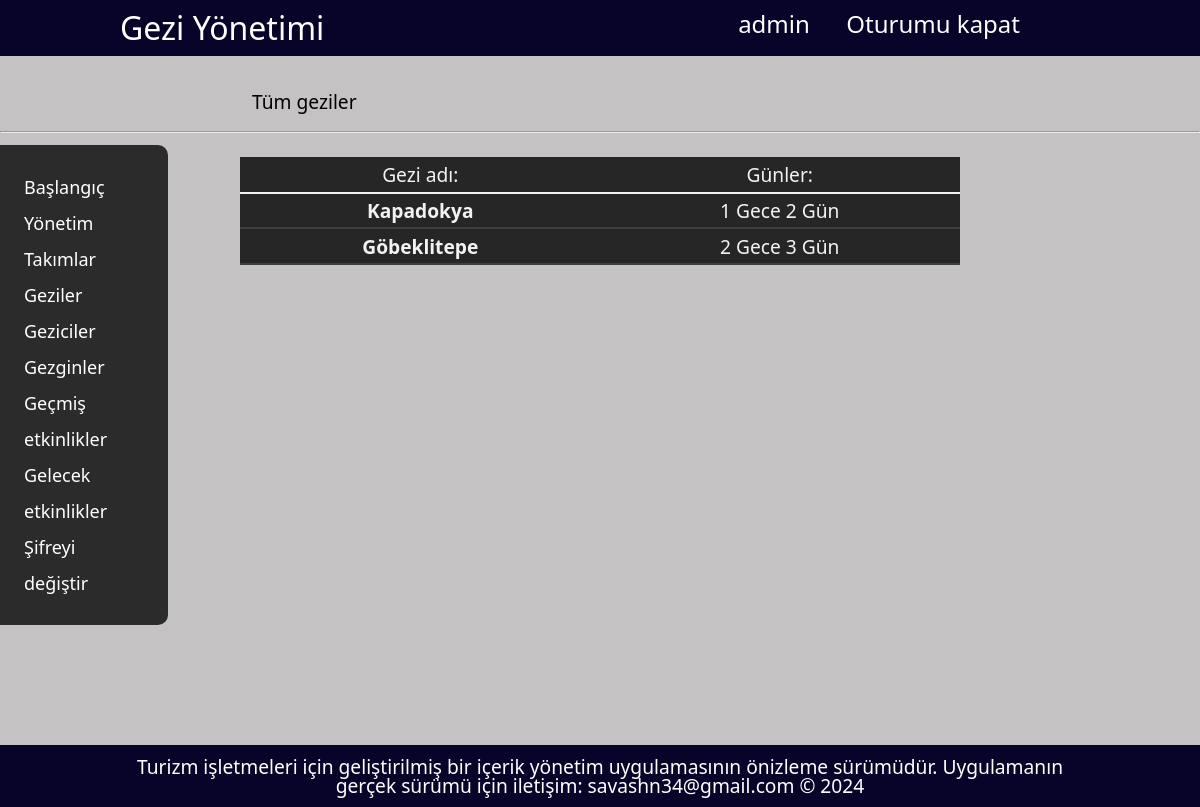
The app's page /geziler (signed in) with its own data.
### geziuygulamasi/models.py (models this page shows, shortened)
class Geziler(models.Model):
    gezi = models.CharField(max_length=250)
    gun_sayisi = models.IntegerField(default=0)
    gece_sayisi = models.IntegerField(default=0)

### geziuygulamasi/views.py (the view)
# urls.py: path("geziler", views.geziler, name="geziler"),
def geziler(request):
    if not request.user.is_authenticated:
        return redirect("giris")
    user_agent = get_user_agent(request)
    context = {
        "geziler": Geziler.objects.all(),
        "takimlar": Takimlar.objects.all(),
        "user_agent": user_agent,
    }
    return render(request, 'geziler.html', context)

### geziuygulamasi/templates/geziler.html
{% extends "base.html" %}
{% block content %}
<div class="icerik"><h3>Tüm geziler</h3></div>
<hr><br>
<table>
    <thead>
        <tr>
            <th>Gezi adı:</th>
            <th>Günler:</th>
        </tr>
    </thead>
    <tbody>
    {% for gezi in geziler %}
        <tr onmouseover="dizinBelirt(true, this)" onmouseout="dizinBelirt(false, this)">
            <th>{{ gezi.gezi|title }}</th>
            <td>{{ gezi.gece_sayisi }} Gece {{ gezi.gun_sayisi }} Gün</a></td>
        </tr>
    {% endfor %}
    </tbody>
</table>
{% endblock %}

### templates/base.html (shortened to what this page needs)
{% load static %}
<!DOCTYPE html>
<html lang="tr">
<head>
    <link rel="stylesheet" href="{% static 'css/style.css' %}">
</head>
<body>
    <header>
        <h1 id="ad"><a href="{% url 'baslangic' %}">Gezi Yönetimi</a></h1>
        {% if user_agent.is_mobile %}
        <div class='sidenav' id='sidebarNav'>
            <a href='javascript:void(0)' class='closeBtn' onclick='closeNav()'>&times;</a>
            {% include "partials/_gezinme.html" %}
        </div>
        <span class='open' onclick='openNav()'>&#9776;</span>
        {% else %}
        <h2 id="secenekler">
            {% if user.is_authenticated %}
                {% if user.get_full_name %}
                    <a href="{% url 'gezici' slug=user.username %}">{{ user.get_full_name|title }}</a>
                {% else %}
                    <a href="{% url 'admin:index' %}">{{ user.username }}</a>
                {% endif %}
                <a href="{% url "cikis" %}">Oturumu kapat</a></li>
            {% elif not user.is_authenticated %}
                <a href="{% url "giris" %}">Giriş yap</a>
            {% endif %}
        {% endif %}
    </header>
    <div class="govde">
        {% if not user_agent.is_mobile %}
            {% if user.is_authenticated %}
            <div class="gezinme">
                {% include "partials/_gezinme.html" %}
            </div>
            {% endif %}
        {% endif %}
    {% block content %}{% endblock %}
    </div>
    <footer>
        <h4>Turizm işletmeleri için geliştirilmiş bir içerik yönetim uygulamasının önizleme sürümüdür. Uygulamanın gerçek sürümü için iletişim: savashn34@gmail.com &copy; 2024</h4>
    </footer>
</body>
</html>

### static/css/style.css (style rules this page uses)
body { background-color: rgb(196, 194, 194); color: black; font-family: system-ui, -apple-system, BlinkMacSystemFont, 'Segoe UI', Roboto, Oxygen, Ubuntu, Cantarell, 'Open Sans', 'Helvetica Neue', sans-serif; }
header { display: flex; background-color: rgb(7, 3, 41); }
header a { color: white; text-decoration: none; }
h1 { font-size: xx-large; margin: 1% 10%; }
h2 { margin: 1% 15%; }
h3 { font-weight: 500; }
h4 { font-size: larger; }
#ad { width: 60%; text-align: left; justify-content: left; }
#secenekler { width: 70%; text-align: right; justify-content: right; font-size: 24px; }
.icerik { font-size: larger; padding: 1% 1%; margin: 0 20%; }
.govde { margin: 2% 0; }
.gezinme { width: 10%; margin-top: 65px; padding: 2% 2%; line-height: 2; background-color: rgb(44, 43, 43); position: absolute; border-top-right-radius: 10px; border-bottom-right-radius: 10px; font-size: large; }
table { margin: 0 20%; width: 60%; border: 1px solid white; background-color: black; color: white; opacity: 0.8; }
thead { border-bottom: 2.5px solid white; }
thead th { font-weight: 500; }
tbody tr { border-bottom: 2px solid rgb(30, 30, 30); }
th { font-weight: 700; border: 1px solid black; padding: 1% 3%; width: 20%; font-size: larger; }
td { border: 1px solid black; padding: 1% 3%; font-size: larger; width: 15%; text-align: center; }
footer { justify-content: center; text-align: center; margin-top: 40%; margin-bottom: 0; background-color: rgb(7, 3, 41); padding: 1% 10%; color: white; }

### records on screen
Geziler: gezi "Kapadokya", gece_sayisi "1", gun_sayisi "2"
Geziler: gezi "Göbeklitepe", gece_sayisi "2", gun_sayisi "3"

### other values on screen
{{ user.username }} "admin"
